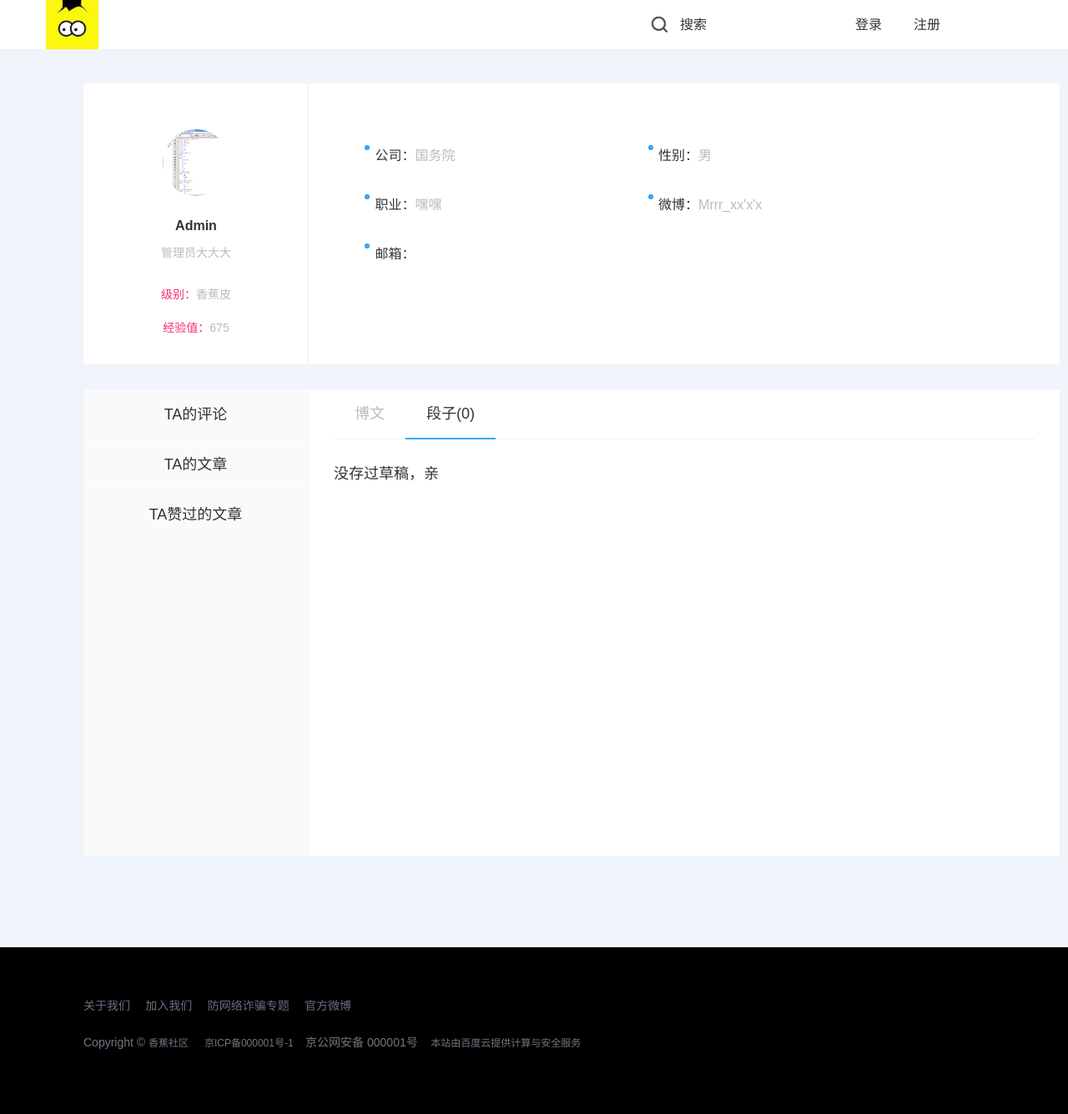
The page /bbs/user_short_draft/1 on the database as committed earlier.
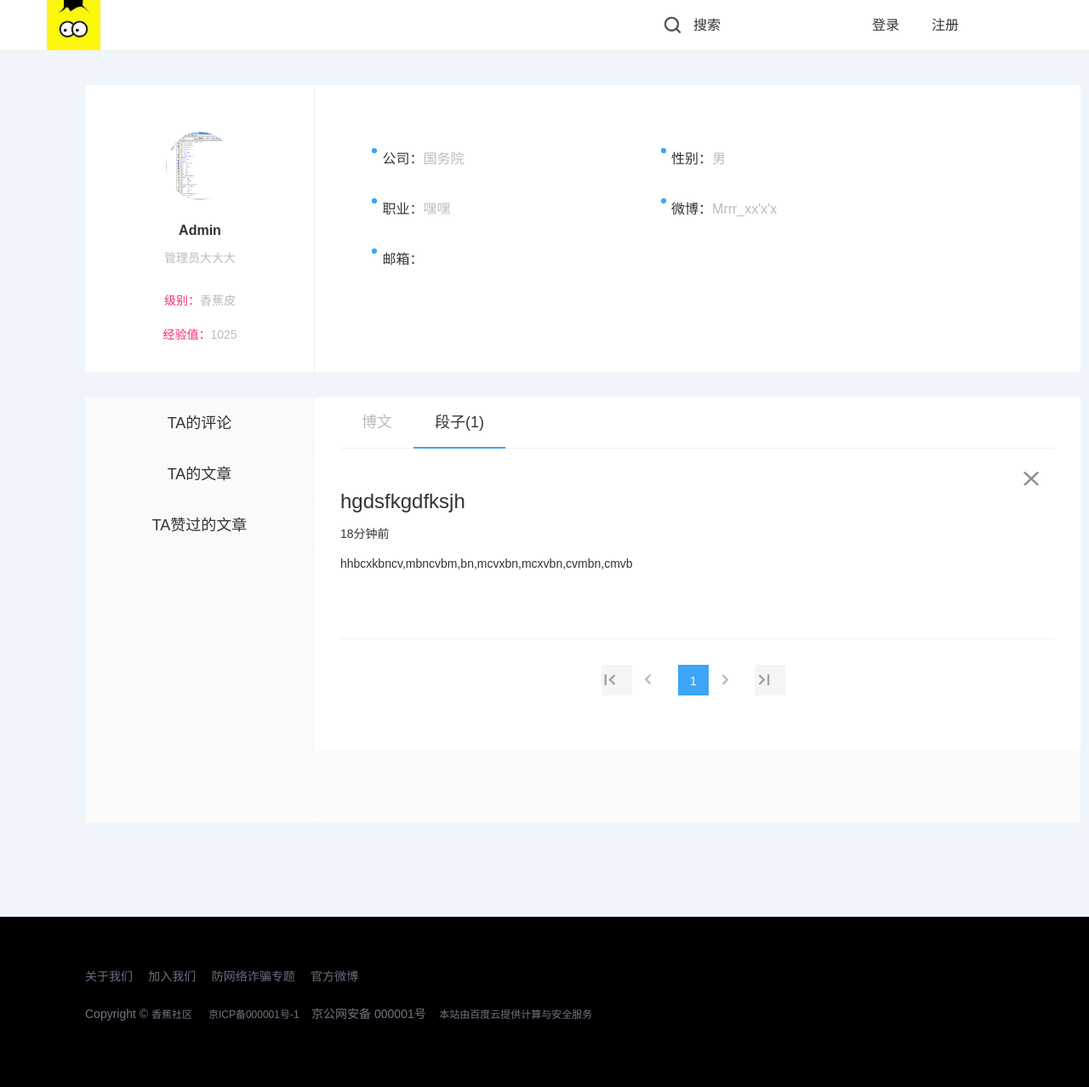
The same page on the database as committed later.
### bbs/models.py (models this page shows, shortened)
class UserProfile(models.Model):
    user = models.OneToOneField(User)
    name = models.CharField(max_length=32)
    user_real_name = models.CharField(max_length=255, blank=True, null=True, default='未填写')
    signature = models.CharField(max_length=255, blank=True, null=True, default='未填写')
    mobile_phone = models.IntegerField(blank=True, null=True)
    company = models.CharField(max_length=255, blank=True, null=True, default='未填写')
    star = models.CharField(max_length=255, blank=True, null=True, default='未填写')
    profession = models.CharField(max_length=255, blank=True, null=True, default='未填写')
    weibo = models.CharField(max_length=255, blank=True, null=True, default='未填写')
    sex_choices = (('男', u"男"),
                   ('女', u"女"),
                   ('未知', u'未知')
                   )
    sex = models.CharField(choices=sex_choices, default='未知', max_length=32)
    birth = models.DateField(blank=True, null=True)
    address = models.CharField(max_length=255, blank=True, null=True, default='未填写')
    sign_up_time = models.DateField(blank=True, null=True)
    experience = models.IntegerField(u"经验值", default=0)
    level_choices = (('香蕉皮', u"香蕉皮"),
                     ('小香蕉', u"小香蕉"),
                     ('大香蕉', u"大香蕉"),
                     ('皮皮香焦', u"皮皮香焦"),
                     ('宇宙无敌大香蕉', u"宇宙无敌大香蕉"),
                     )
    user_level = models.CharField(choices=level_choices, default='香蕉皮', max_length=32)
    head_img = models.ImageField(u"头像", blank=True, null=True, upload_to="statics/uploads",
                                 default='statics/uploads/no-img.jpg')
    article_like = models.ManyToManyField("Article", blank=True)
    short_article_like = models.ManyToManyField("ShortArticles", blank=True)
    friends = models.ManyToManyField('self', related_name="my_friends", blank=True)

class ShortArticles(models.Model):
    author = models.ForeignKey('UserProfile')
    content = models.TextField(u'内容')
    pub_date = models.DateTimeField(blank=True, null=True)
    tag_choices = (
        ('笑话', u'笑话'),
        ('荤段子', '荤段子'),
        ('突发', u'突发'),
        ('时政', u'时政'),
        ('传言', u'传言'),
        ('杂', u'杂'),
    )
    tag = models.CharField(max_length=32, choices=tag_choices, default='杂')
    thumb_count = models.IntegerField(u'赞', default=0)
    disgusting_count = models.IntegerField(u'踩', default=0)
    priority = models.IntegerField(u'优先级', default=1000)
    title = models.CharField(u'标题', max_length=30, )
    status_choices = (('draft', u"草稿"),
                      ('published', u"已发布"),
                      ('hidden', u"隐藏"),
                      )
    status = models.CharField(choices=status_choices, default='published', max_length=32)

### bbs/views.py (the view)
# urls.py: url(r'^user_short_draft/(\d+)$', views.user_short_draft, name="user_short_draft"),
def user_short_draft(request, user_id):
    draft_list = models.ShortArticles.objects.filter(status='draft', author__id=user_id).order_by('pub_date')
    draft_count = draft_list.count()
    one_page_draft = add_articles_handler.page_handler(request, draft_list)
    user_info = user_information(request, user_id)
    return render(request, 'bbs/user_short_draft.html', {'draft_list': one_page_draft,
                                                         'user_info': user_info,
                                                         'current_user_id': user_id,
                                                         'draft_count': draft_count,
                                                         })

### bbs/add_articles_handler.py (called while the page is built)
def page_handler(re, obj_list):
    ret = {'type': 'json'}
    page_cls = Paginator(obj_list, 6)
    if re.method == 'POST':
        page_num = re.POST.get('page_num')
        try:
            contents = page_cls.page(page_num)
            ret['page_num'] = str(int(page_num) + 1)
            ret['data'] = contents
            ret['success'] = 'success'
        except EmptyPage:
            contents = page_cls.page(page_cls.num_pages)
            ret['success'] = 'fail-forward'
            ret['page_num'] = str(int(page_num) + 1)
            ret['data'] = contents
        return ret
    else:
        page = re.GET.get('page')
        try:
            contents = page_cls.page(page)
        except PageNotAnInteger:
            contents = page_cls.page(1)
        except EmptyPage:
            contents = page_cls.page(page_cls.num_pages)
        return contents

### bbs/templatetags/custom.py (called while the page is built)
@register.filter
def truncate_url(img_obj):
    return img_obj.name.split("/")[-1]

@register.filter
def get_end_arg(obj):
    arg = obj.split('/')[-1]
    return arg

### templates/bbs/user_short_draft.html (shortened to what the changed rows need)
{% extends 'bbs/user_detail.html' %}
{% load custom %}
{% block user-content %}
    <div class="user-menu-warp">
        <div class="user-content-warp">
            <ul class="nav-box">
                <li class="active"><a href="{% url 'user_short_draft' user_info.id %}">段子({{ draft_count }})</a></li>
            </ul>
            <div class="message-box">
                {% if draft_list %}
                    {% for article in draft_list %}
                        <div class="mod-b mod-art ">
                            <a href="javascript:void(0);" id="{{ article.id }}" onclick="_confirm_short_del(this.id);"
                               class="del-draft" style="margin-top: 40px"></a>
                             <a class="transition" href="{% url 'modify_short_draft' article.id %}" target="_blank">
                                <h3>{{ article.title }}</h3>
                             </a>
                                <div class="mob-author"><span class="time">{{ article.pub_date|date_format }}</span>
                                </div>
                                <div class="mob-author">
                                    {{ article.content }}
                                </div>
                        </div>
                    {% endfor %}
                    <nav class="page-nav">
                        <ul class="pagination">
                            <li><a href="?page=1" aria-label="First"><span aria-hidden="true"><i
                                    class="icon icon-first"></i></span></a></li>
                            {% if draft_list.has_previous %}
                                <li><a href="?page={{ draft_list.previous_page_number }}"
                                       aria-label="Previous"><span aria-hidden="true"><i
                                        class="icon icon-lt"></i></span></a></li>
                            {% else %}
                                <li class="disabled"><a href="#" aria-label="Previous"><span aria-hidden="true"><i
                                        class="icon icon-lt"></i></span></a></li>
                            {% endif %}
                            <li class="active">
                                <a>
                                    {{ draft_list.number }}
                                </a>
                            </li>
                            {% if draft_list.has_next %}
                                <li><a href="?page={{ draft_list.next_page_number }}"> <i class="icon icon-gt"></i></a>
                                </li>
                            {% else %}
                                <li class="disabled"><a href="#"> <i class="icon icon-gt"></i></a></li>
                            {% endif %}
                            <li><a href="?page={{ draft_list.paginator.num_pages }}"><i
                                    class="icon icon-last"></i></a></li>
                        </ul>
                    </nav>
                {% else %}
                    <div class="no-content-prompt">没存过草稿，亲</div>
                {% endif %}
            </div>
        </div>
    </div>
{% endblock %}

### templates/bbs/user_detail.html (shortened to what this page needs)
{% extends 'base.html' %}
{% load custom %}
{% block page-container %}
    <body style="background-color: rgb(240, 244, 251);">
    <div class="container per_center per_center_body">
        <div class="user-info-warp">
            <div class="user-head-box">
                <div class="user-face">
                    <img src="/static/uploads/{{ user_info.head_img|truncate_url }}"
                         style="width:100px;height:100px;">
                </div>
                <div class="user-name">{{ user_info.name }}<a href="/vip" target="_blank"></a></div>
                <div class="user-one">
                    <span class="show-span show-yijuhua">
                        <span class="show-span js-edit-one">{{ user_info.signature }}</span>
                    </span>
                </div>
                <div class="user-level">
                    级别：<span class="c2">{{ user_info.user_level }}</span>
                </div>
                <div class="user-expr">
                    经验值：<span class="c2">{{ user_info.experience }}</span>
                </div>
            </div>
            <div class="user-info-box">
                <div class="col-lg-5">
                    <div class="user-info">
                        <i class="icon icon-user-point"></i>
                        公司：<span class="c2">{{ user_info.company }}</span>
                    </div>
                    <div class="user-info">
                        <i class="icon icon-user-point"></i>
                        职业：<span class="c2">{{ user_info.profession }}</span>
                    </div>
                    <div class="user-info">
                        <i class="icon icon-user-point"></i>
                        邮箱：
                    </div>
                </div>
                <div class="col-lg-7">
                    <div class="user-info">
                        <i class="icon icon-user-point"></i>
                        性别：<span class="c2">{{ user_info.sex }}</span>
                    </div>
                    <div class="user-info ">
                        <i class="icon icon-user-point"></i>
                        微博：<span class="c2">{{ user_info.weibo }}</span>
                    </div>
                </div>
            </div>
        </div>
        {% block user-content %}{% endblock %}
        </div>
    </div>
    </body>
{% endblock %}

Rows that differ between the two databases and show on the page:
changed UserProfile "Admin": experience "675" → "1025"
added ShortArticles: title "hgdsfkgdfksjh", pub_date "18分钟前", content "hhbcxkbncv,mbncvbm,bn,mcvxbn,mcxvbn,cvmbn,cmvb"
Other text that changed with them:
{{ draft_count }}: "0" → "1"
{{ draft_list.number }}: (not shown) → "1"
text no longer shown: "没存过草稿，亲"
